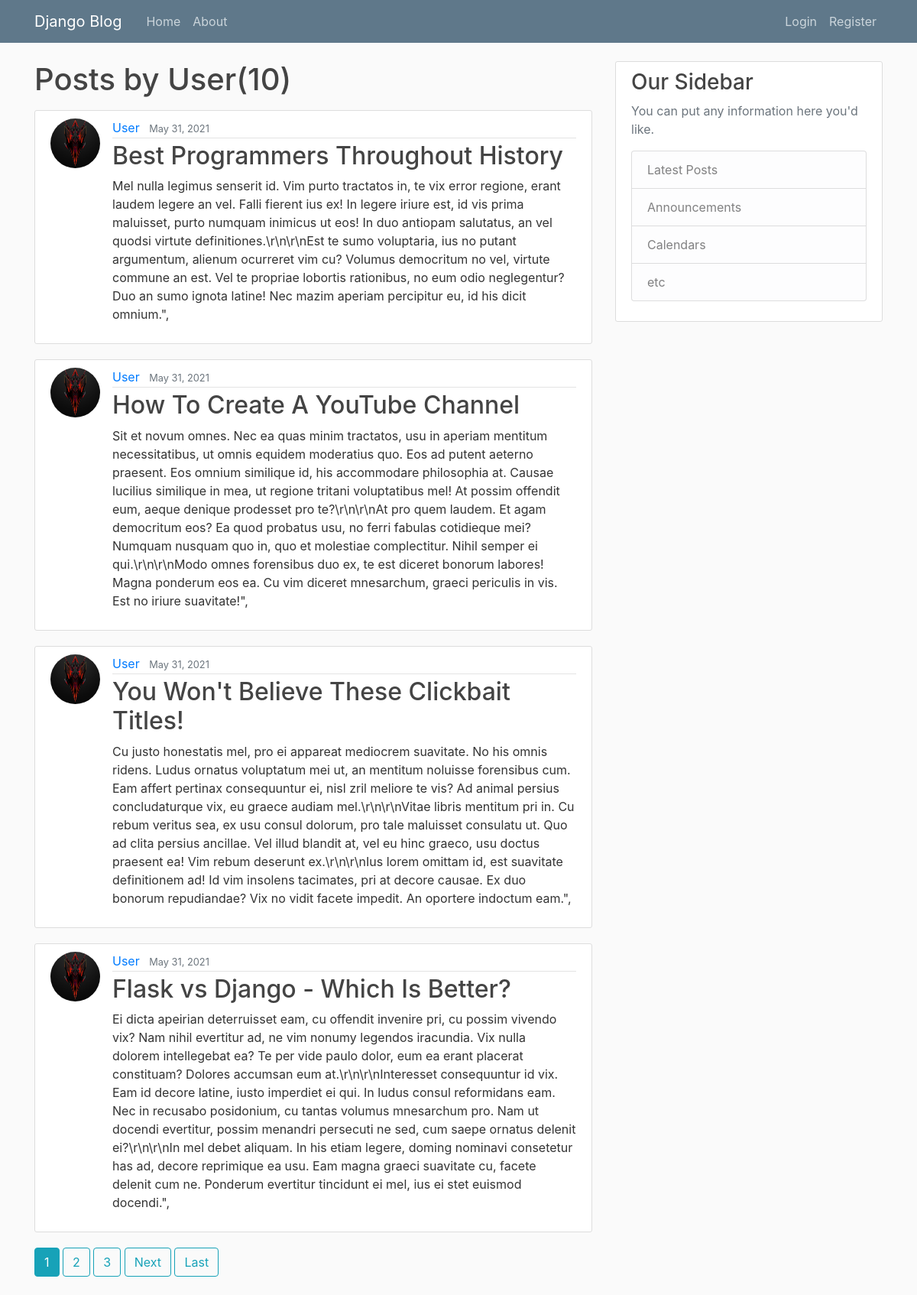
The page /user/User on the database its author committed.
### blog/models.py (models this page shows, shortened)
class Post(models.Model):
    title = models.CharField(max_length=100)
    content = models.TextField()
    date = models.DateTimeField(default=timezone.now)
    author = models.ForeignKey(User, on_delete=models.CASCADE)

### users/models.py (models this page shows, shortened)
class Profile(models.Model):
    user = models.OneToOneField(User, on_delete=models.CASCADE)
    image = models.ImageField(default='default.jpg', upload_to='profile_pics')

### blog/views.py (the view)
# urls.py: path('user/<str:username>', UserPostListView.as_view(), name='user-posts'),
class UserPostListView(ListView):
    model = Post
    template_name = 'user_posts.html'
    context_object_name = 'posts'
    paginate_by = 4
    def get_queryset(self):
        user = get_object_or_404(User, username=self.kwargs.get('username'))
        return Post.objects.filter(author=user).order_by('-date')

### templates/user_posts.html (shortened to what this page needs)
{% extends "base.html"%}
{% block content%}
    <h1 class="mb-3">Posts by {{view.kwargs.username}}({{page_obj.paginator.count}})</h1>
    {% for post in posts%}
        <article class="media content-section">
          <img class="rounded-circle article-img" src="{{ post.author.profile.image.url }}">
            <div class="media-body">
               <div class="article-metadata">
                 <a class="mr-2" href="{%url 'user-posts' post.author.username%}">{{ post.author }}</a>
                 <small class="text-muted">{{ post.date|date:"F d, Y" }}</small>
               </div>
               <h2><a class="article-title" href="{% url 'post-detail' post.id %}">{{ post.title }}</a></h2>
               <p class="article-content">{{ post.content }}</p>
            </div>
        </article>
    {% endfor %}
    {%if is_paginated%}
      {%for num in page_obj.paginator.page_range%}
        {%if page_obj.number == num%}
          <a class="btn btn-info mb-4" href="?page={{num}}">{{num}}</a>
        {%elif num > page_obj.number|add:'-3' and num < page_obj.number|add:'3'%}
        <a class="btn btn-outline-info mb-4" href="?page={{num}}">{{num}}</a>
        {%endif%}
      {%endfor%}
      {%if page_obj.has_next%}
        <a class="btn btn-outline-info mb-4" href="?page={{page_obj.next_page_number}}">Next</a>
        <a class="btn btn-outline-info mb-4" href="?page={{page_obj.paginator.num_pages}}">Last</a>
      {%endif%}
    {%endif%}
{% endblock content%}

### blog/static/blog/main.css (style rules this page uses)
body { background: #fafafa; color: #333333; margin-top: 5rem; }
h1, h2, h3, h4, h5, h6 { color: #444444; }
.content-section { background: #ffffff; padding: 10px 20px; border: 1px solid #dddddd; border-radius: 3px; margin-bottom: 20px; }
.article-title { color: #444444; }
.article-content { white-space: pre-line; }
.article-img { height: 65px; width: 65px; margin-right: 16px; }
.article-metadata { padding-bottom: 1px; margin-bottom: 4px; border-bottom: 1px solid #e3e3e3 }

### rows shown on the page
Post: author.profile.image (placeholder picture), author "User", date "May 31, 2021", title "Best Programmers Throughout History", content "Mel nulla legimus senserit id. Vim purto tractatos in, te vix error regione, erant laudem legere an vel. Falli fierent ius ex! In legere iriure est, id vis prima maluisset, purto numquam inimicus ut eos! In duo antiopam salutatus, an vel quodsi virtute definitiones.\\r\\n\\r\\nEst te sumo voluptaria, ius no putant argumentum, alienum ocurreret vim cu? Volumus democritum no vel, virtute commune an est. Vel te propriae lobortis rationibus, no eum odio neglegentur? Duo an sumo ignota latine! Nec mazim aperiam percipitur eu, id his dicit omnium.\","
Post: author.profile.image (placeholder picture), author "User", date "May 31, 2021", title "How To Create A YouTube Channel", content "Sit et novum omnes. Nec ea quas minim tractatos, usu in aperiam mentitum necessitatibus, ut omnis equidem moderatius quo. Eos ad putent aeterno praesent. Eos omnium similique id, his accommodare philosophia at. Causae lucilius similique in mea, ut regione tritani voluptatibus mel! At possim offendit eum, aeque denique prodesset pro te?\\r\\n\\r\\nAt pro quem laudem. Et agam democritum eos? Ea quod probatus usu, no ferri fabulas cotidieque mei? Numquam nusquam quo in, quo et molestiae complectitur. Nihil semper ei qui.\\r\\n\\r\\nModo omnes forensibus duo ex, te est diceret bonorum labores! Magna ponderum eos ea. Cu vim diceret mnesarchum, graeci periculis in vis. Est no iriure suavitate!\","
Post: author.profile.image (placeholder picture), author "User", date "May 31, 2021", title "You Won't Believe These Clickbait Titles!", content "Cu justo honestatis mel, pro ei appareat mediocrem suavitate. No his omnis ridens. Ludus ornatus voluptatum mei ut, an mentitum noluisse forensibus cum. Eam affert pertinax consequuntur ei, nisl zril meliore te vis? Ad animal persius concludaturque vix, eu graece audiam mel.\\r\\n\\r\\nVitae libris mentitum pri in. Cu rebum veritus sea, ex usu consul dolorum, pro tale maluisset consulatu ut. Quo ad clita persius ancillae. Vel illud blandit at, vel eu hinc graeco, usu doctus praesent ea! Vim rebum deserunt ex.\\r\\n\\r\\nIus lorem omittam id, est suavitate definitionem ad! Id vim insolens tacimates, pri at decore causae. Ex duo bonorum repudiandae? Vix no vidit facete impedit. An oportere indoctum…"
Post: author.profile.image (placeholder picture), author "User", date "May 31, 2021", title "Flask vs Django - Which Is Better?", content "Ei dicta apeirian deterruisset eam, cu offendit invenire pri, cu possim vivendo vix? Nam nihil evertitur ad, ne vim nonumy legendos iracundia. Vix nulla dolorem intellegebat ea? Te per vide paulo dolor, eum ea erant placerat constituam? Dolores accumsan eum at.\\r\\n\\r\\nInteresset consequuntur id vix. Eam id decore latine, iusto imperdiet ei qui. In ludus consul reformidans eam. Nec in recusabo posidonium, cu tantas volumus mnesarchum pro. Nam ut docendi evertitur, possim menandri persecuti ne sed, cum saepe ornatus delenit ei?\\r\\n\\r\\nIn mel debet aliquam. In his etiam legere, doming nominavi consetetur has ad, decore reprimique ea usu. Eam magna graeci suavitate cu, facete delenit cum ne.…"

### other values the page prints
{{ view.kwargs.username }} "User"
{{ page_obj.paginator.count }} "10"
{{ num }} "1"
{{ num }} "2" "3"
